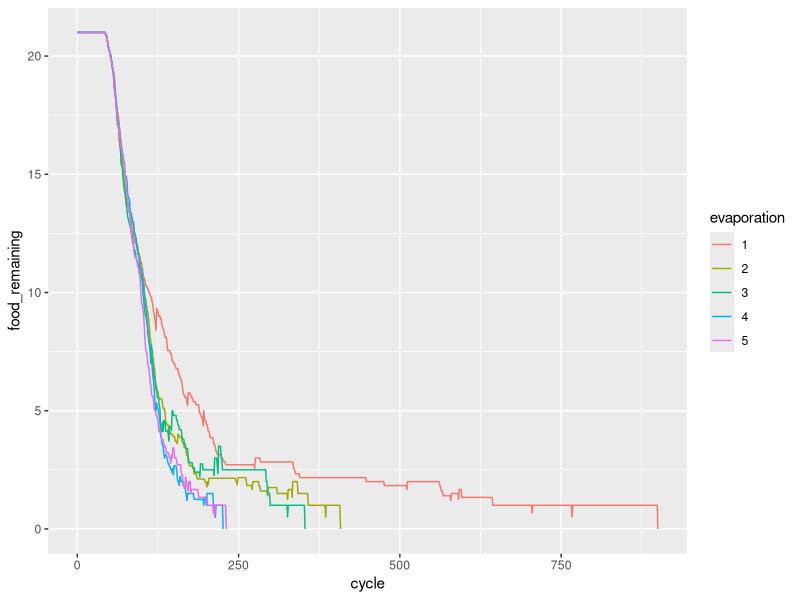
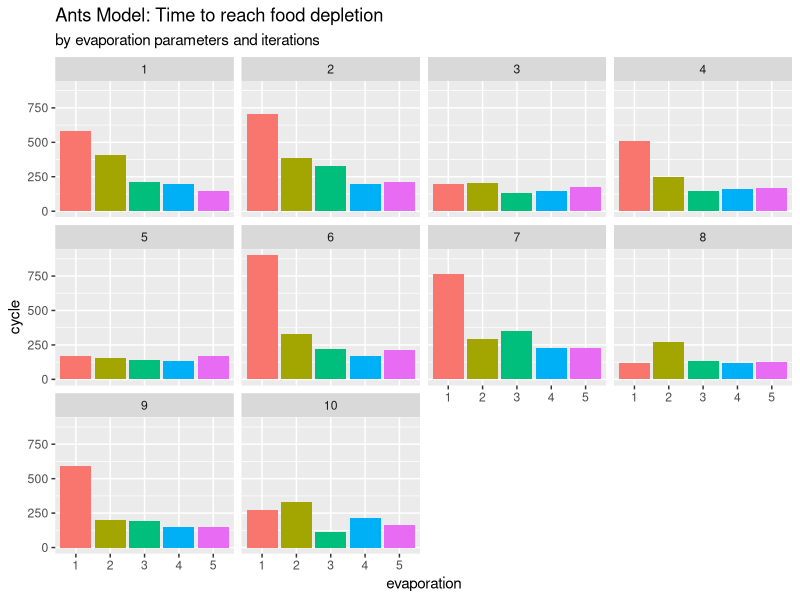

The R script that drew these images, in order:
## ---- chunk 1
library(tidyverse)
result <- read_delim("results/results.txt", delim = ";", col_names = FALSE)

cleaned <- 
  result %>% 
  mutate(
    iteration = result$X1 %>% str_sub(6) %>% as.numeric(),
    evaporation = result$X2 %>% str_sub(23) %>% as.numeric(),
    cycle = result$X3 %>% str_sub(7,10) %>% as.numeric(),
    food_remaining = result$X4 %>% str_sub(16,20) %>% as.numeric()
  ) %>% 
  select(iteration, evaporation, cycle, food_remaining) %>%  # clean variables
  arrange(iteration) %>% 
  ungroup
## ---- chunk 2
## averaging the 
cleaned %>% 
  group_by(evaporation, cycle) %>% 
  summarise(food_remaining = mean(food_remaining)) -> cleaned1

cleaned1 %>% 
  mutate(evaporation = as.factor(evaporation)) %>% 
  ggplot(aes(x = cycle, y = food_remaining)) +
  geom_line(aes(group = evaporation, colour = evaporation)) 
## ---- chunk 3
cleaned %>% 
  select(-food_remaining) %>% 
  group_by(iteration, evaporation) %>% 
  summarise_all(list(max)) %>% 
  ungroup %>% 
  mutate(iteration = rep(1:10, 5),
         evaporation = as.factor(evaporation)) -> sim_end

sim_end %>% 
  ggplot(aes(x = evaporation, y = cycle, fill = evaporation)) +
  geom_bar(stat = "identity") +
  facet_wrap(~iteration) +
  labs(title = "Ants Model: Time to reach food depletion", subtitle = "by evaporation parameters and iterations") +
  theme(legend.position = "none")
